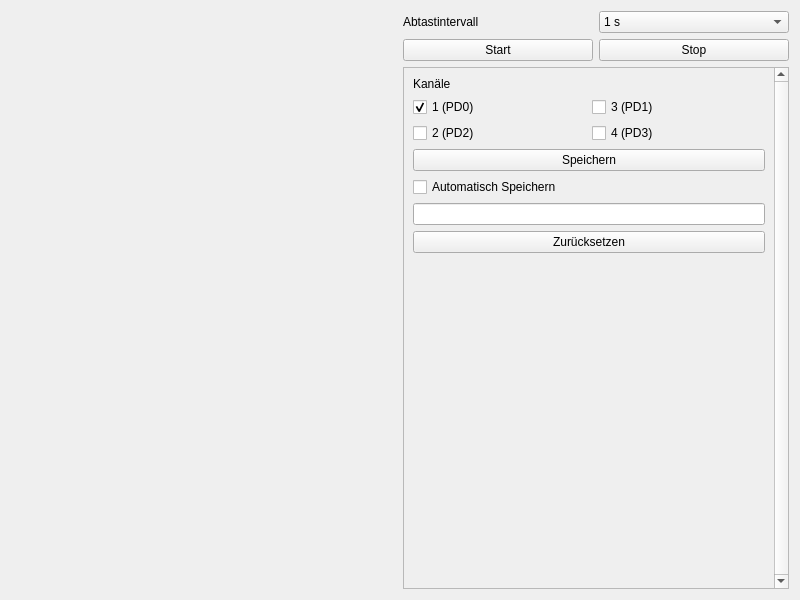
<?xml version="1.0" encoding="UTF-8"?>
<ui version="4.0">
 <class>gui::LoggerForm</class>
 <widget class="QWidget" name="gui::LoggerForm">
  <property name="geometry">
   <rect>
    <x>0</x>
    <y>0</y>
    <width>800</width>
    <height>600</height>
   </rect>
  </property>
  <property name="sizePolicy">
   <sizepolicy hsizetype="Expanding" vsizetype="Expanding">
    <horstretch>0</horstretch>
    <verstretch>0</verstretch>
   </sizepolicy>
  </property>
  <property name="windowTitle">
   <string>Form</string>
  </property>
  <layout class="QHBoxLayout" name="horizontalLayout_0">
   <item>
    <widget class="LabChart" name="labChart" native="true"/>
   </item>
   <item>
    <layout class="QVBoxLayout" name="verticalLayout_0">
     <item>
      <layout class="QHBoxLayout" name="horizontalLayout_2">
       <item>
        <widget class="QLabel" name="label_2">
         <property name="text">
          <string>Abtastintervall</string>
         </property>
        </widget>
       </item>
       <item>
        <widget class="QComboBox" name="intervalComboBox">
         <property name="currentIndex">
          <number>3</number>
         </property>
         <item>
          <property name="text">
           <string>100 ms</string>
          </property>
         </item>
         <item>
          <property name="text">
           <string>200 ms</string>
          </property>
         </item>
         <item>
          <property name="text">
           <string>500 ms</string>
          </property>
         </item>
         <item>
          <property name="text">
           <string>1 s</string>
          </property>
         </item>
         <item>
          <property name="text">
           <string>2 s</string>
          </property>
         </item>
         <item>
          <property name="text">
           <string>5 s</string>
          </property>
         </item>
        </widget>
       </item>
      </layout>
     </item>
     <item>
      <layout class="QHBoxLayout" name="horizontalLayout_1">
       <item>
        <widget class="QPushButton" name="startButton">
         <property name="text">
          <string>Start</string>
         </property>
        </widget>
       </item>
       <item>
        <widget class="QPushButton" name="stopButton">
         <property name="text">
          <string>Stop</string>
         </property>
        </widget>
       </item>
      </layout>
     </item>
     <item>
      <widget class="QScrollArea" name="scrollArea">
       <property name="sizePolicy">
        <sizepolicy hsizetype="Minimum" vsizetype="Expanding">
         <horstretch>0</horstretch>
         <verstretch>0</verstretch>
        </sizepolicy>
       </property>
       <property name="verticalScrollBarPolicy">
        <enum>Qt::ScrollBarAlwaysOn</enum>
       </property>
       <property name="horizontalScrollBarPolicy">
        <enum>Qt::ScrollBarAlwaysOff</enum>
       </property>
       <property name="widgetResizable">
        <bool>true</bool>
       </property>
       <widget class="QWidget" name="scrollAreaWidgetContents">
        <property name="geometry">
         <rect>
          <x>0</x>
          <y>0</y>
          <width>370</width>
          <height>508</height>
         </rect>
        </property>
        <layout class="QVBoxLayout" name="verticalLayout_2">
         <item>
          <widget class="QLabel" name="label">
           <property name="text">
            <string>Kanäle</string>
           </property>
          </widget>
         </item>
         <item>
          <layout class="QGridLayout" name="gridLayout">
           <item row="0" column="1">
            <widget class="QCheckBox" name="ch3CheckBox">
             <property name="text">
              <string>3 (PD1)</string>
             </property>
            </widget>
           </item>
           <item row="1" column="1">
            <widget class="QCheckBox" name="ch4CheckBox">
             <property name="text">
              <string>4 (PD3)</string>
             </property>
            </widget>
           </item>
           <item row="1" column="0">
            <widget class="QCheckBox" name="ch2CheckBox">
             <property name="text">
              <string>2 (PD2)</string>
             </property>
            </widget>
           </item>
           <item row="0" column="0">
            <widget class="QCheckBox" name="ch1CheckBox">
             <property name="text">
              <string>1 (PD0)</string>
             </property>
             <property name="checked">
              <bool>true</bool>
             </property>
            </widget>
           </item>
          </layout>
         </item>
         <item>
          <widget class="QPushButton" name="saveButton">
           <property name="minimumSize">
            <size>
             <width>250</width>
             <height>0</height>
            </size>
           </property>
           <property name="text">
            <string>Speichern</string>
           </property>
          </widget>
         </item>
         <item>
          <widget class="QCheckBox" name="autoSaveCheckBox">
           <property name="text">
            <string>Automatisch Speichern</string>
           </property>
          </widget>
         </item>
         <item>
          <widget class="QLineEdit" name="autoSaveEdit">
           <property name="sizePolicy">
            <sizepolicy hsizetype="Minimum" vsizetype="Fixed">
             <horstretch>0</horstretch>
             <verstretch>0</verstretch>
            </sizepolicy>
           </property>
           <property name="readOnly">
            <bool>true</bool>
           </property>
          </widget>
         </item>
         <item>
          <widget class="QPushButton" name="clearButton">
           <property name="text">
            <string>Zurücksetzen</string>
           </property>
          </widget>
         </item>
         <item>
          <spacer name="verticalSpacer">
           <property name="orientation">
            <enum>Qt::Vertical</enum>
           </property>
           <property name="sizeHint" stdset="0">
            <size>
             <width>20</width>
             <height>40</height>
            </size>
           </property>
          </spacer>
         </item>
        </layout>
       </widget>
      </widget>
     </item>
    </layout>
   </item>
  </layout>
 </widget>
 <customwidgets>
  <customwidget>
   <class>LabChart</class>
   <extends>QWidget</extends>
   <header>labchart.h</header>
   <container>1</container>
  </customwidget>
 </customwidgets>
 <resources/>
 <connections/>
</ui>
